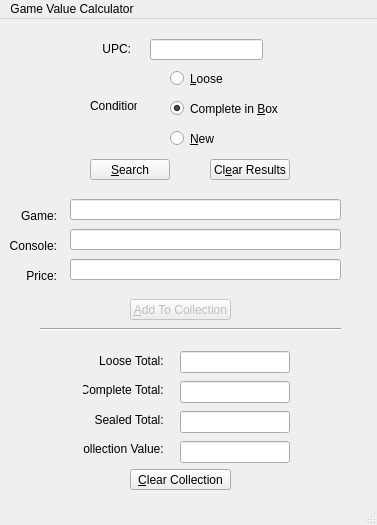
<?xml version="1.0" encoding="UTF-8"?>
<ui version="4.0">
 <class>MainWindow</class>
 <widget class="QMainWindow" name="MainWindow">
  <property name="geometry">
   <rect>
    <x>0</x>
    <y>0</y>
    <width>377</width>
    <height>525</height>
   </rect>
  </property>
  <property name="sizePolicy">
   <sizepolicy hsizetype="Preferred" vsizetype="Preferred">
    <horstretch>0</horstretch>
    <verstretch>0</verstretch>
   </sizepolicy>
  </property>
  <property name="windowTitle">
   <string>MainWindow</string>
  </property>
  <widget class="QWidget" name="centralwidget">
   <widget class="QLabel" name="idInputLabel">
    <property name="geometry">
     <rect>
      <x>90</x>
      <y>20</y>
      <width>41</width>
      <height>20</height>
     </rect>
    </property>
    <property name="text">
     <string>UPC:</string>
    </property>
    <property name="alignment">
     <set>Qt::AlignRight|Qt::AlignTrailing|Qt::AlignVCenter</set>
    </property>
   </widget>
   <widget class="QLineEdit" name="upcInput">
    <property name="geometry">
     <rect>
      <x>150</x>
      <y>20</y>
      <width>113</width>
      <height>21</height>
     </rect>
    </property>
   </widget>
   <widget class="QPushButton" name="searchButton">
    <property name="geometry">
     <rect>
      <x>90</x>
      <y>140</y>
      <width>80</width>
      <height>21</height>
     </rect>
    </property>
    <property name="text">
     <string>&amp;Search</string>
    </property>
   </widget>
   <widget class="QRadioButton" name="looseButton">
    <property name="geometry">
     <rect>
      <x>170</x>
      <y>50</y>
      <width>84</width>
      <height>19</height>
     </rect>
    </property>
    <property name="text">
     <string>&amp;Loose</string>
    </property>
   </widget>
   <widget class="QRadioButton" name="completeButton">
    <property name="geometry">
     <rect>
      <x>170</x>
      <y>80</y>
      <width>131</width>
      <height>19</height>
     </rect>
    </property>
    <property name="text">
     <string>Complete in &amp;Box</string>
    </property>
    <property name="checked">
     <bool>true</bool>
    </property>
   </widget>
   <widget class="QRadioButton" name="sealedButton">
    <property name="geometry">
     <rect>
      <x>170</x>
      <y>110</y>
      <width>84</width>
      <height>19</height>
     </rect>
    </property>
    <property name="text">
     <string>&amp;New</string>
    </property>
   </widget>
   <widget class="QLabel" name="conditionLabel">
    <property name="geometry">
     <rect>
      <x>90</x>
      <y>80</y>
      <width>47</width>
      <height>13</height>
     </rect>
    </property>
    <property name="text">
     <string>Condition:</string>
    </property>
   </widget>
   <widget class="QLabel" name="nameLabel">
    <property name="geometry">
     <rect>
      <x>10</x>
      <y>190</y>
      <width>47</width>
      <height>13</height>
     </rect>
    </property>
    <property name="text">
     <string>Game:</string>
    </property>
    <property name="alignment">
     <set>Qt::AlignRight|Qt::AlignTrailing|Qt::AlignVCenter</set>
    </property>
   </widget>
   <widget class="QLabel" name="consoleLabel">
    <property name="geometry">
     <rect>
      <x>10</x>
      <y>220</y>
      <width>47</width>
      <height>13</height>
     </rect>
    </property>
    <property name="text">
     <string>Console:</string>
    </property>
    <property name="alignment">
     <set>Qt::AlignRight|Qt::AlignTrailing|Qt::AlignVCenter</set>
    </property>
   </widget>
   <widget class="QLabel" name="priceLabel">
    <property name="geometry">
     <rect>
      <x>10</x>
      <y>250</y>
      <width>47</width>
      <height>13</height>
     </rect>
    </property>
    <property name="text">
     <string>Price:</string>
    </property>
    <property name="alignment">
     <set>Qt::AlignRight|Qt::AlignTrailing|Qt::AlignVCenter</set>
    </property>
   </widget>
   <widget class="QLineEdit" name="gameOutput">
    <property name="geometry">
     <rect>
      <x>70</x>
      <y>180</y>
      <width>271</width>
      <height>21</height>
     </rect>
    </property>
    <property name="readOnly">
     <bool>true</bool>
    </property>
   </widget>
   <widget class="QLineEdit" name="consoleOutput">
    <property name="geometry">
     <rect>
      <x>70</x>
      <y>210</y>
      <width>271</width>
      <height>21</height>
     </rect>
    </property>
    <property name="readOnly">
     <bool>true</bool>
    </property>
   </widget>
   <widget class="QLineEdit" name="priceOutput">
    <property name="geometry">
     <rect>
      <x>70</x>
      <y>240</y>
      <width>271</width>
      <height>21</height>
     </rect>
    </property>
    <property name="readOnly">
     <bool>true</bool>
    </property>
   </widget>
   <widget class="QPushButton" name="addButton">
    <property name="enabled">
     <bool>false</bool>
    </property>
    <property name="geometry">
     <rect>
      <x>130</x>
      <y>280</y>
      <width>101</width>
      <height>21</height>
     </rect>
    </property>
    <property name="text">
     <string>&amp;Add To Collection</string>
    </property>
    <property name="checkable">
     <bool>false</bool>
    </property>
   </widget>
   <widget class="Line" name="line">
    <property name="geometry">
     <rect>
      <x>40</x>
      <y>300</y>
      <width>301</width>
      <height>20</height>
     </rect>
    </property>
    <property name="orientation">
     <enum>Qt::Horizontal</enum>
    </property>
   </widget>
   <widget class="QWidget" name="layoutWidget">
    <property name="geometry">
     <rect>
      <x>83</x>
      <y>330</y>
      <width>84</width>
      <height>111</height>
     </rect>
    </property>
    <layout class="QVBoxLayout" name="verticalLayout">
     <item>
      <widget class="QLabel" name="looseTotalLabel">
       <property name="text">
        <string>Loose Total: </string>
       </property>
       <property name="alignment">
        <set>Qt::AlignRight|Qt::AlignTrailing|Qt::AlignVCenter</set>
       </property>
      </widget>
     </item>
     <item>
      <widget class="QLabel" name="completeTotalLabel">
       <property name="text">
        <string>Complete Total: </string>
       </property>
       <property name="alignment">
        <set>Qt::AlignRight|Qt::AlignTrailing|Qt::AlignVCenter</set>
       </property>
      </widget>
     </item>
     <item>
      <widget class="QLabel" name="sealedTotalLabel">
       <property name="text">
        <string>Sealed Total: </string>
       </property>
       <property name="alignment">
        <set>Qt::AlignRight|Qt::AlignTrailing|Qt::AlignVCenter</set>
       </property>
      </widget>
     </item>
     <item>
      <widget class="QLabel" name="totalValueLabel">
       <property name="text">
        <string>Collection Value: </string>
       </property>
       <property name="alignment">
        <set>Qt::AlignRight|Qt::AlignTrailing|Qt::AlignVCenter</set>
       </property>
      </widget>
     </item>
    </layout>
   </widget>
   <widget class="QWidget" name="layoutWidget">
    <property name="geometry">
     <rect>
      <x>180</x>
      <y>330</y>
      <width>110</width>
      <height>117</height>
     </rect>
    </property>
    <layout class="QVBoxLayout" name="verticalLayout_2">
     <item>
      <widget class="QLineEdit" name="looseTotalOutput">
       <property name="readOnly">
        <bool>true</bool>
       </property>
      </widget>
     </item>
     <item>
      <widget class="QLineEdit" name="completeTotalOutput">
       <property name="readOnly">
        <bool>true</bool>
       </property>
      </widget>
     </item>
     <item>
      <widget class="QLineEdit" name="sealedTotalOutput">
       <property name="readOnly">
        <bool>true</bool>
       </property>
      </widget>
     </item>
     <item>
      <widget class="QLineEdit" name="totalValueOutput">
       <property name="readOnly">
        <bool>true</bool>
       </property>
      </widget>
     </item>
    </layout>
   </widget>
   <widget class="QPushButton" name="clearCollectionButton">
    <property name="geometry">
     <rect>
      <x>130</x>
      <y>450</y>
      <width>101</width>
      <height>21</height>
     </rect>
    </property>
    <property name="text">
     <string>&amp;Clear Collection</string>
    </property>
   </widget>
   <widget class="QPushButton" name="clearFormButton">
    <property name="geometry">
     <rect>
      <x>210</x>
      <y>140</y>
      <width>80</width>
      <height>21</height>
     </rect>
    </property>
    <property name="toolTipDuration">
     <number>1</number>
    </property>
    <property name="text">
     <string>Cl&amp;ear Results</string>
    </property>
    <property name="shortcut">
     <string>Alt+E</string>
    </property>
   </widget>
  </widget>
  <widget class="QMenuBar" name="menubar">
   <property name="geometry">
    <rect>
     <x>0</x>
     <y>0</y>
     <width>377</width>
     <height>20</height>
    </rect>
   </property>
   <widget class="QMenu" name="menuGame_Value_Calculator">
    <property name="title">
     <string>Game Value Calculator</string>
    </property>
   </widget>
   <addaction name="menuGame_Value_Calculator"/>
  </widget>
  <widget class="QStatusBar" name="statusbar"/>
 </widget>
 <resources/>
 <connections>
  <connection>
   <sender>searchButton</sender>
   <signal>clicked()</signal>
   <receiver>MainWindow</receiver>
   <slot>getPrice()</slot>
   <hints>
    <hint type="sourcelabel">
     <x>129</x>
     <y>164</y>
    </hint>
    <hint type="destinationlabel">
     <x>291</x>
     <y>157</y>
    </hint>
   </hints>
  </connection>
  <connection>
   <sender>addButton</sender>
   <signal>clicked()</signal>
   <receiver>MainWindow</receiver>
   <slot>addItem()</slot>
   <hints>
    <hint type="sourcelabel">
     <x>166</x>
     <y>310</y>
    </hint>
    <hint type="destinationlabel">
     <x>332</x>
     <y>350</y>
    </hint>
   </hints>
  </connection>
  <connection>
   <sender>clearCollectionButton</sender>
   <signal>clicked()</signal>
   <receiver>MainWindow</receiver>
   <slot>clearCollection()</slot>
   <hints>
    <hint type="sourcelabel">
     <x>208</x>
     <y>475</y>
    </hint>
    <hint type="destinationlabel">
     <x>284</x>
     <y>477</y>
    </hint>
   </hints>
  </connection>
  <connection>
   <sender>clearFormButton</sender>
   <signal>clicked()</signal>
   <receiver>MainWindow</receiver>
   <slot>clearForm()</slot>
   <hints>
    <hint type="sourcelabel">
     <x>224</x>
     <y>172</y>
    </hint>
    <hint type="destinationlabel">
     <x>313</x>
     <y>191</y>
    </hint>
   </hints>
  </connection>
 </connections>
 <slots>
  <slot>getPrice()</slot>
  <slot>addItem()</slot>
  <slot>clearCollection()</slot>
  <slot>clearForm()</slot>
 </slots>
</ui>
